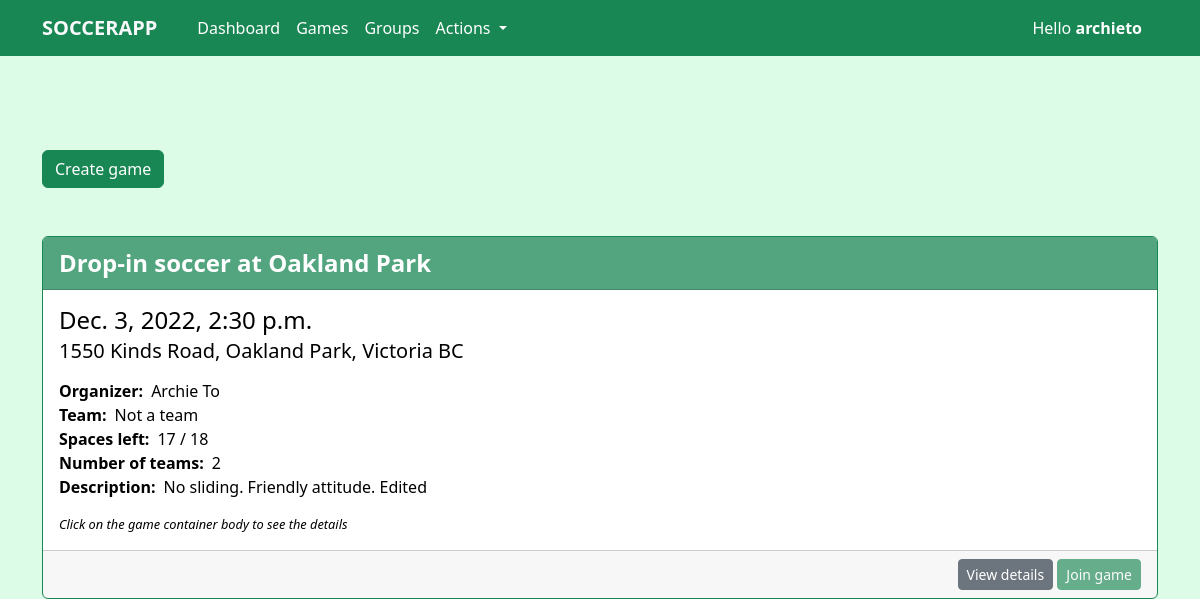
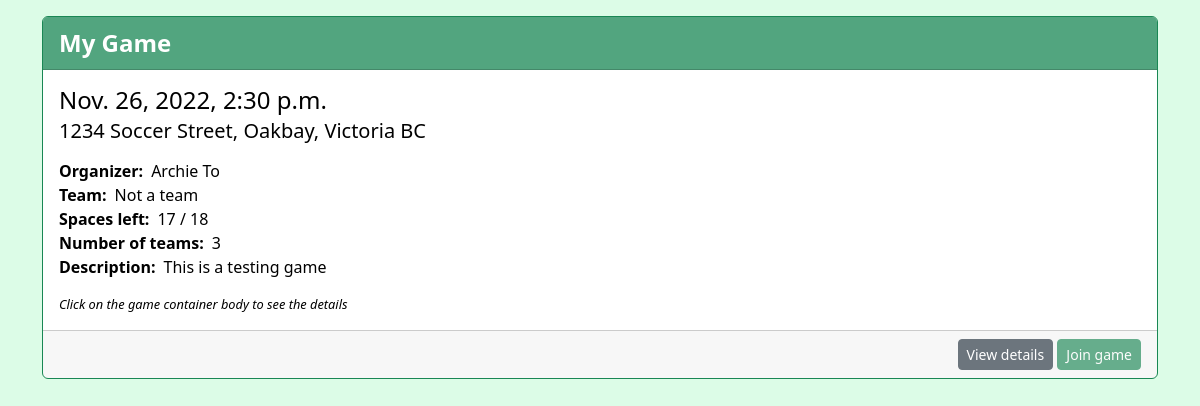
/game (signed in), run on an earlier commit of the app's database (2 pictures, top to bottom).
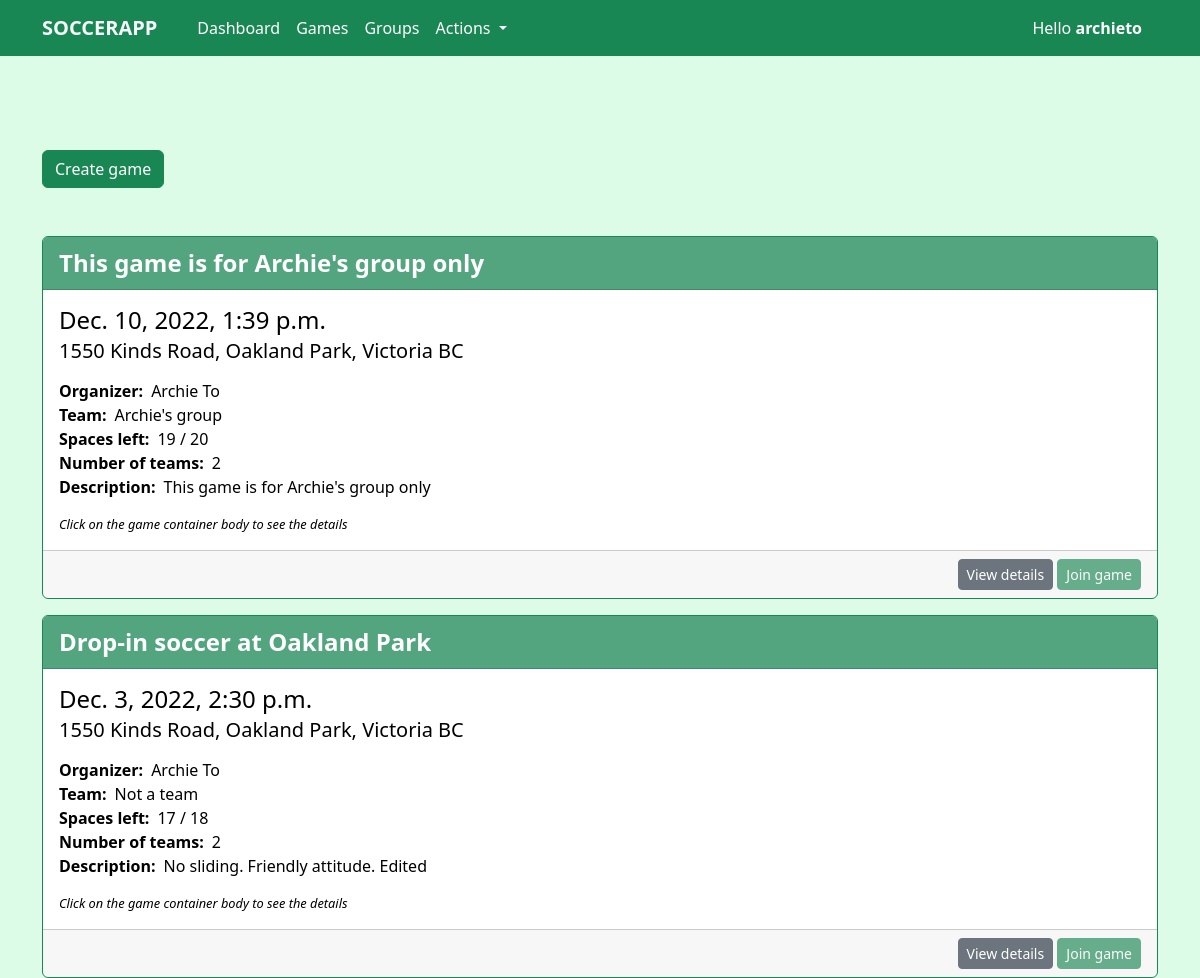
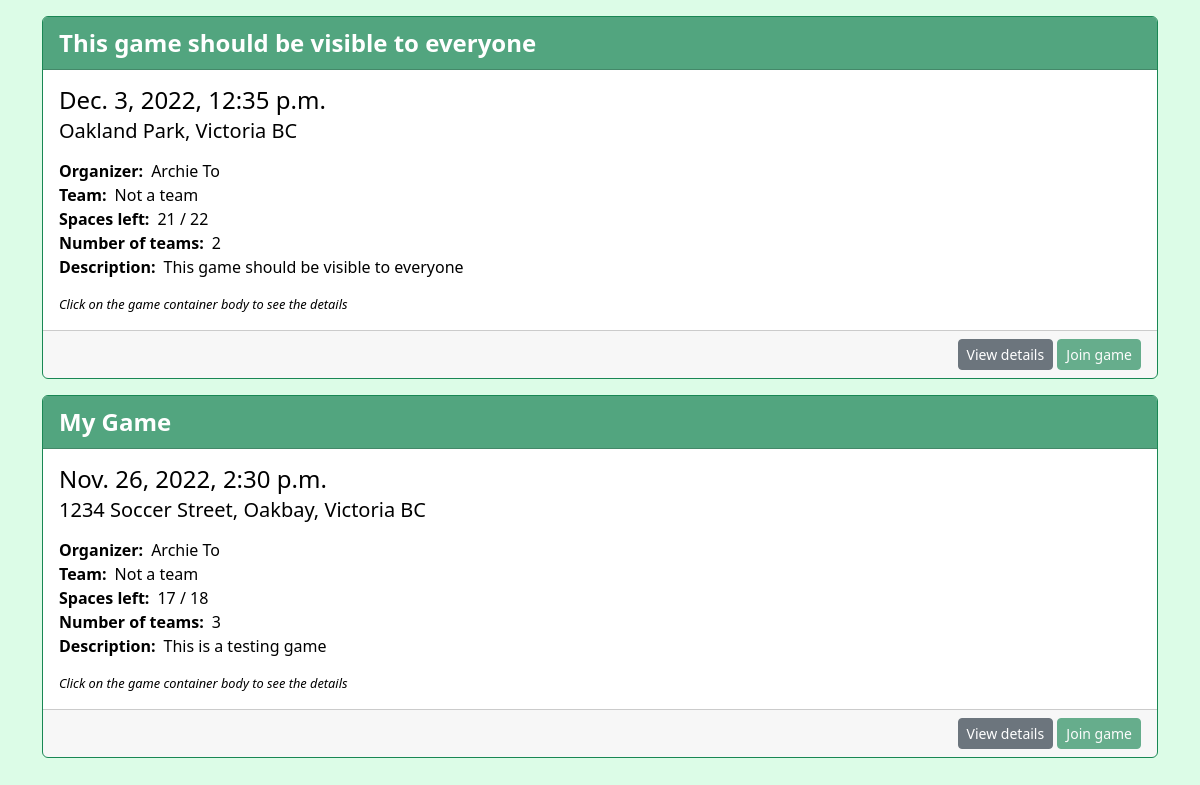
And on a later commit of the database (2 pictures, top to bottom).
### soccer/models.py (models this page shows, shortened)
class Game(models.Model):
    name = models.CharField(max_length=50, null=False, blank=False)
    team = models.ForeignKey(Team, on_delete=models.CASCADE, null=True, blank=True)
    organizers = models.ManyToManyField(User)
    date = models.DateTimeField(null=False, blank=False)
    location = models.CharField(max_length=200, null=False, blank=False, default='location')
    max_player_num = models.IntegerField(null=True, blank=True)
    team_num = models.IntegerField(default=2, validators=[MinValueValidator(1), MaxValueValidator(8)])
    visible_to_everyone = models.BooleanField(default=True)
    description = models.CharField(max_length=300, null=False, blank=False)
    class Meta:
        db_table = 'soccer_team_game'
        ordering = ['-date']
    def total_players(self):
        players = 0
        for team in self.gameteam_set.all():
            players = players + team.players.count()
        return players
    def get_creator(self):
        return self.organizers.first()
    def get_players(self):
        players = []
        for team in self.gameteam_set.all():
            players.extend(team.players.all())
        return players

class User(models.Model):
    phone_number = models.CharField(max_length=10, null=False, blank=False, validators=[RegexValidator(regex='[0-9]{10}')])
    name = models.CharField(max_length=30, null=False, blank=False)
    last_active = models.DateTimeField(auto_now=True)
    class Meta:
        db_table = 'soccer_user'
        ordering = ['name']
    def __str__(self):
        return self.name

class GameTeam(models.Model):
    players = models.ManyToManyField(User)
    game = models.ForeignKey(Game, on_delete=models.CASCADE, null=False, blank=False)
    team_number = models.IntegerField(null=False, blank=False)
    class Meta:
        db_table = 'soccer_game_team'
        ordering = ['game']

class Team(models.Model):
    name = models.CharField(max_length=50, null=False, blank=False)
    max_member_num = models.IntegerField(null=True, blank=True)
    members = models.ManyToManyField(User)
    description = models.CharField(max_length=300, null=False, blank=False)
    class Meta:
        db_table = 'soccer_team'
        ordering = ['name']

### soccer/views.py (the view)
# urls.py: path('game', views.GamesView.as_view(), name='soccer_homepage'),
class GamesView(ListView):
    model = Game
    template_name = "soccer/games.html"
    context_object_name = "all_games"

### soccer/templatetags/soccer_extras.py (called while the page is built)
@register.filter
def subtract(value, arg):
    return value - arg

### soccer_app/global_contexts.py (called while the page is built, shortened)
def get_user(request):
    user_id = request.session.get('user_id', None)
    name = request.session.get('name')
    phone_number = request.session.get('phone_number')
    return {
        'user': User.objects.get(id=user_id),
        'user_id': user_id,
        'name': name,
        'phone_number': phone_number
    }

### templates/soccer/games.html (shortened to what this page needs)
{% extends 'base.html' %}
{% block content %}
<div class="container mt-150">
    <button type="button" class="btn btn-success" data-bs-toggle="modal" data-bs-target="#createGameFormModal">
        Create game
    </button>
    <div class="mt-5">
        {% for game in all_games %}
        {% if game.total_players < game.max_player_num %}
        {% include 'soccer/components/container/game.html' %}
        {% endif %}
        {% endfor %}
    </div>
</div>
{% endblock %}
{% block script %}
{% load static %}
{% endblock %}

### templates/base.html (shortened to what this page needs)
<!DOCTYPE html>
<html lang="en">
<head>
    {% load static %}
    <link href="https://cdn.jsdelivr.net/npm/bootstrap@5.2.2/dist/css/bootstrap.min.css" rel="stylesheet">
    <link rel="stylesheet" type="text/css" href="{% static '3rd-party/bootstrap/override.css' %}">
    <link rel="stylesheet" type="text/css" href="{% static 'style/base.css' %}">
    <link rel="stylesheet" type="text/css" href="{% static 'style/utilities.css' %}">
</head>
<body>
    <nav class="navbar navbar-expand-lg bg-success">
        <div class="container-md">
            <a class="navbar-brand fw-semibold text-light" href="/">SOCCERAPP</a>
            <div class="collapse navbar-collapse" id="navbarSupportedContent">
                <ul class="navbar-nav ms-lg-3 me-auto mb-2 mb-lg-0">
                    {% if user_id %}
                    <li class="nav-item">
                        <a class="text-white nav-link {% if request.path == '/' %}active{% endif %}" aria-current="page" href="/">Dashboard</a>
                    </li>
                    <li class="nav-item">
                        <a class="text-white nav-link {% if request.path == '/game' %}active{% endif %}" aria-current="page" href="/game">Games</a>
                    </li>
                    <li class="nav-item">
                        <a class="text-white nav-link {% if request.path == '/team' %}active{% endif %}" href="#">Groups</a>
                    </li>
                    <li class="nav-item dropdown">
                        <a class="text-white nav-link dropdown-toggle" href="#" role="button" data-bs-toggle="dropdown" aria-expanded="false">
                            Actions
                        </a>
                      </li>
                    {% endif %}
                </ul>
            </div>
            {% if user_id %}<div class="d-none d-lg-block ms-auto me-3 text-white">Hello <strong>{{name}}</strong></div>{% endif %}
        </div>
    </nav>
    {% block content %}{% endblock %}
</body>
</html>

### templates/soccer/components/container/game.html
{% load soccer_extras %}
<div class="card mt-3 border-success">
    <div class="card-header bg-success bg-opacity-75 text-white fw-semibold fs-4">
        {{ game.name }}
    </div>
    <a class="text-black" style="text-decoration: none;" href="/game/{{game.id}}">
        <div class="card-body game-body">
            <h4 class="card-title">{{ game.date }}</h4>
            <h5 class="card-subtitle">{{ game.location }}</h5>
            <div class="card-text mt-3">
                <div><strong class="me-2">Organizer:</strong>{{ game.get_creator }}</div>
                <div><strong class="me-2">Team:</strong>{% if game.team %}{{ game.team.name }}{% else %}Not a team{% endif %}</div>
                <div><strong class="me-2">Spaces left:</strong>{{ game.max_player_num|subtract:game.total_players }} / {{game.max_player_num}}</div>
                <div><strong class="me-2">Number of teams:</strong>{{ game.team_num }}</div>
                <div><strong class="me-2">Description:</strong>{{ game.description }}</div>
                <div class="mt-3 fst-italic helper-text">Click on the game container body to see the details</div>
            </div>
        </div>
    </a>
    <div class="card-footer">
        <div class="w-fit ms-auto">
            {% if request.path == '/' %}
            <button type="button" class="btn btn-danger btn-sm" data-bs-toggle="modal" data-bs-target="#deleteGame{{ game.id }}ConfirmationModal">Delete game</button>
            <button type="button" class="btn btn-primary btn-sm" data-bs-toggle="modal" data-bs-target="#editGame{{ game.id }}FormModal">Edit game</button>
            {% else %}
            <a href="/game/{{ game.id }}" type="button" class="btn btn-secondary btn-sm">View details</a>
            <a href="/join_game/{{ game.id }}" type="button" class="btn btn-success btn-sm {% if user in game.get_players %}disabled{% endif %}">Join game</a>
            {% endif %}
        </div>
    </div>
</div>

### static/style/base.css (style rules this page uses)
* { margin: 0; box-sizing: border-box; font-size: 12px; }
body { background-color: rgb(220 252 231); padding-bottom: 100px; }
.game-body { transition-duration: 0.25s; }
.helper-text { font-size: .8em; }
@media only screen and (min-width: 768px) { * { font-size: 16px; } }

### static/style/utilities.css (style rules this page uses)
.mt-150 { margin-top: 150px; }
.w-fit { width: fit-content; height: fit-content; }

What changed in the data, as far as the page shows it:
added Game: name "This game is for Archie's group only", date "Dec. 10, 2022, 1:39 p.m.", location "1550 Kinds Road, Oakland Park, Victoria BC", get_creator "Archie To", team.name "Archie's group", max_player_num|subtract "19", max_player_num "20", team_num "2", description "This game is for Archie's group only"
added Game: name "This game should be visible to everyone", date "Dec. 3, 2022, 12:35 p.m.", location "Oakland Park, Victoria BC", get_creator "Archie To", shows "Not a team", max_player_num|subtract "21", max_player_num "22", team_num "2", description "This game should be visible to everyone"
